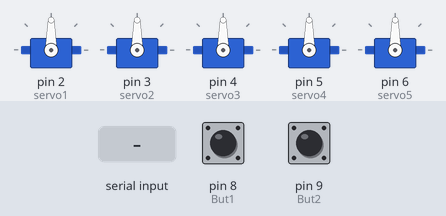
A sketch run on a simulated Arduino Uno, built with avr-gcc and run on an emulated ATmega328P. Shown: 5 × servo. The test bench sets the inputs (shaded band); at power-on: pin 8 (But1) LOW, pin 9 (But2) LOW. What the sketch prints to the serial monitor is not drawn.

Above: at 1.2 s.
1.3 s: "90,45,200\n" received over Serial
At 2.0 s:
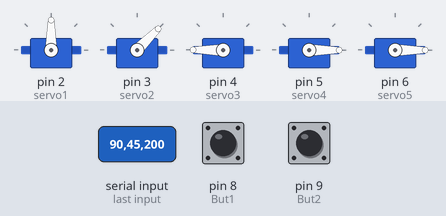
2.9 s: "30,150,10\n" received over Serial
At 4.2 s:
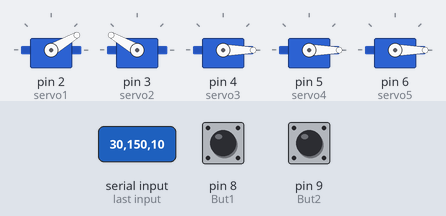
4.5 s: "90,45\n" received over Serial
At 5.6 s:
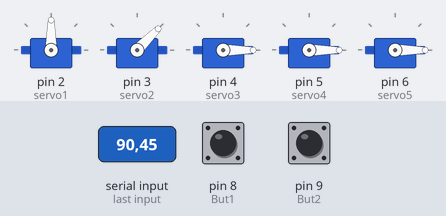
6.1 s: "5\n" received over Serial
At 6.8 s:
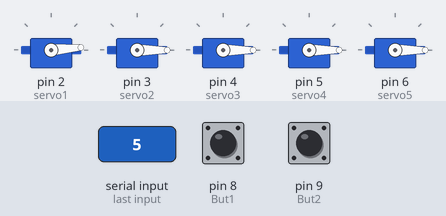
7.7 s: "90\n" received over Serial
At 8.1 s:
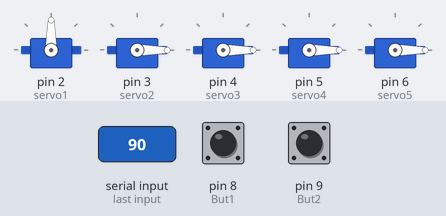
9.3 s: "200\n" received over Serial
At 10.5 s:
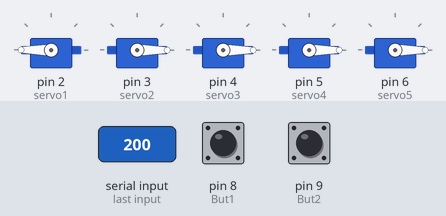
Timing chart, 0 to 11.9 s (numbered marks = the images above; inputs shaded):
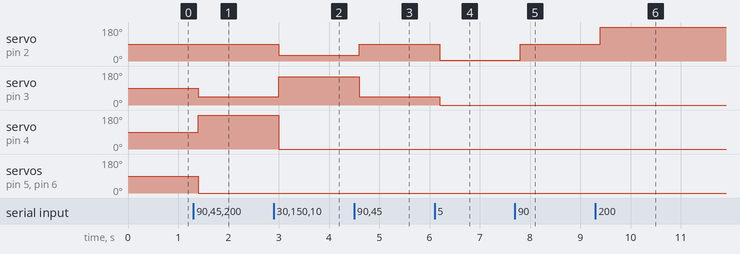

Measured:
- after the input at 1.3 s, servo on pin 3 (servo2): 90° → 45° after 0.10 s; servo on pin 4 (servo3): 90° → 180° after 0.10 s; servo on pin 5 (servo4), servo on pin 6 (servo5): 90° → 0° after 0.10 s
- after the input at 2.9 s, servo on pin 2 (servo1): 90° → 30° after 0.10 s; servo on pin 3 (servo2): 45° → 150° after 0.10 s; servo on pin 4 (servo3): 180° → 0° after 0.10 s
- after the input at 4.5 s, servo on pin 2 (servo1): 30° → 90° after 0.10 s; servo on pin 3 (servo2): 150° → 45° after 0.10 s
- after the input at 6.1 s, servo on pin 2 (servo1): 90° → 5° after 0.10 s; servo on pin 3 (servo2): 45° → 0° after 0.10 s
- after the input at 7.7 s, servo on pin 2 (servo1): 5° → 90° after 0.10 s
- after the input at 9.3 s, servo on pin 2 (servo1): 90° → 180° after 0.10 s

The sketch:

Reciever.ino
```cpp
#include <Servo.h>

Servo servo1, servo2, servo3, servo4, servo5;

#define But1 8
#define But2 9


void setup() {
  pinMode(But1, INPUT);
  pinMode(But2, INPUT);
  servo1.attach(2);
  servo2.attach(3);
  servo3.attach(4);
  servo4.attach(5);
  servo5.attach(6);
  Serial.begin(115200);
  Serial.setTimeout(1);
}

void loop() {
  int b1 = digitalRead(But1);
  int b2 = digitalRead(But2);
  while (!Serial.available());
  delay(100); //Adding some delay so that the serial port is not overflowed
  String x1 = Serial.readStringUntil('\n'); //Reading a hole string of data
  int s1 = x1.substring(0,3).toInt();
  int s2 = x1.substring(3,6).toInt(); // Dividing All Data using their position
  int s3 = x1.substring(6,9).toInt(); // using their position on the string.
  int s4 = x1.substring(9,12).toInt();
  int s5 = x1.substring(12,15).toInt();
  String to_send = "  " + String(b1) + "  " + String(b2) + "  ";
  Serial.print(to_send);
  servo1.write(s1);
  servo2.write(s2); //Sending all Data to each servo
  servo3.write(s3);
  servo4.write(s4);
  servo5.write(s5);

}
```
